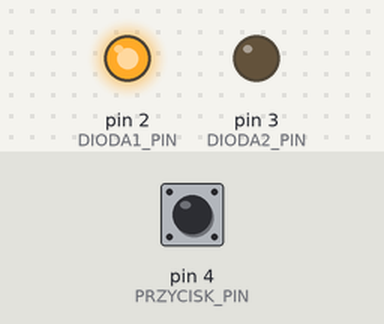
Bench run of a program on a simulated Arduino Uno, built with avr-gcc and run on an emulated ATmega328P. Shown: output pins drawn as LEDs (lit = HIGH). Dashed ring = blinking. Inputs (shaded band) come from the test bench; at power-on: pin 4 (PRZYCISK_PIN) HIGH.

Above: at 1.2 s.
1.3 s: pin 4 (PRZYCISK_PIN) pulled LOW for 0.15 s
At 1.39 s:
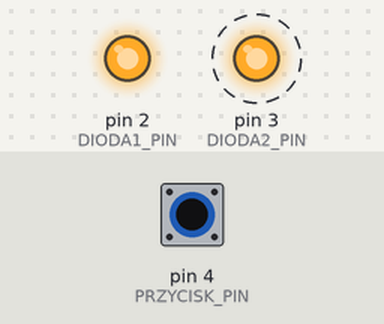
At 3.39 s:
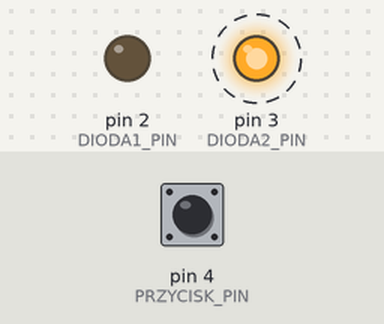
Timing chart, 0 to 10.3 s (numbered marks = the images above; inputs shaded):
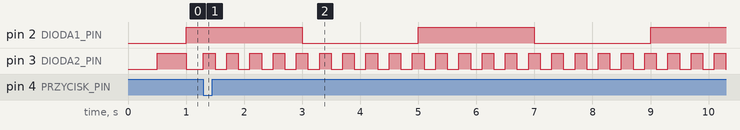

The program:

main.cpp
```cpp
#include <Arduino.h>

#define DIODA1_PIN 2
#define DIODA2_PIN 3
#define PRZYCISK_PIN 4

unsigned long aktualnyCzas = 0;
unsigned long zapamietanyCzas1 = 0;
unsigned long zapamietanyCzas2 = 0;
bool stanDiody1 = 0;
bool stanDiody2 = 0;
unsigned long czasMigania1 = 1000, czasMigania2 =  500;

void setup() {
  Serial.begin(9600);
  pinMode(DIODA1_PIN, OUTPUT);
  pinMode(DIODA2_PIN, OUTPUT);
  pinMode(PRZYCISK_PIN, INPUT_PULLUP);
}

void loop() {
  aktualnyCzas = millis();
  if (digitalRead(PRZYCISK_PIN) == 0) {
    czasMigania1 = 2000;
    czasMigania2 = 200;
  }
  if ((aktualnyCzas - zapamietanyCzas1) >= czasMigania1) {
    zapamietanyCzas1 = aktualnyCzas;
    stanDiody1 = !stanDiody1;
    digitalWrite(DIODA1_PIN, stanDiody1);
  }
  if ((aktualnyCzas - zapamietanyCzas2) >= czasMigania2) {
    zapamietanyCzas2 = aktualnyCzas;
    stanDiody2 = !stanDiody2;
    digitalWrite(DIODA2_PIN, stanDiody2);
  }
}
```

Measured:
- after the input at 1.3 s, pin 2 (DIODA1_PIN): alternates HIGH for 2.0 s and LOW for 2.0 s, starting after 1.7 s; pin 3 (DIODA2_PIN): alternates HIGH for 0.20 s and LOW for 0.20 s, starting at once
